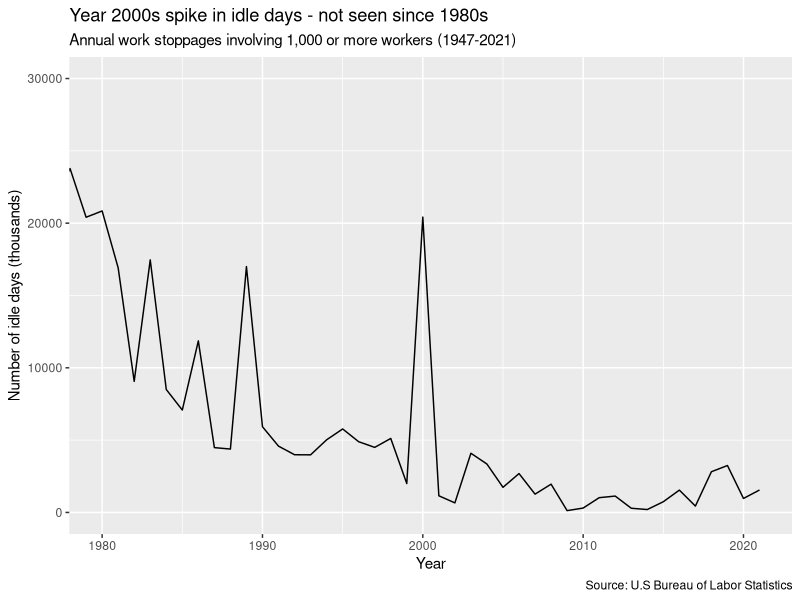
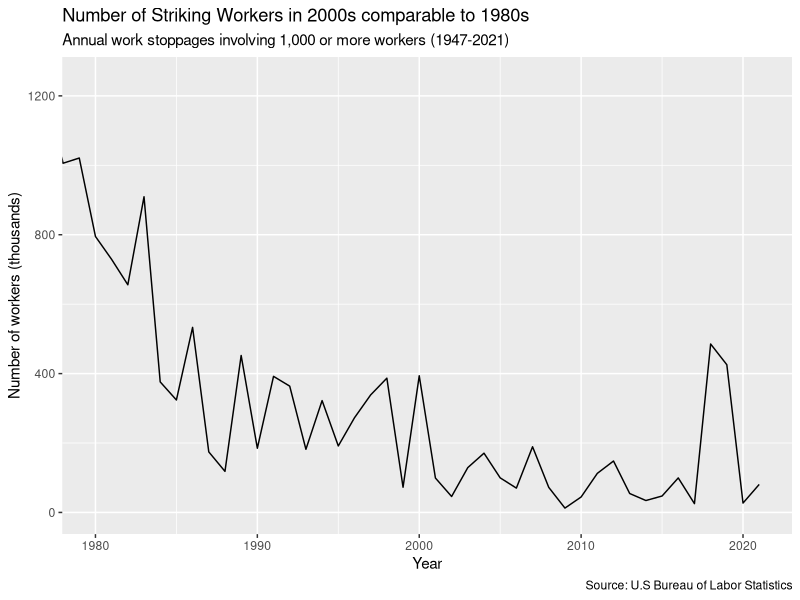

Recreate these plots in R, in order.
# annual listings data - OM 488

library(tidyverse)
library(readxl)

work_stoppages <- read_excel("data-analysis/annual-listing.xlsx", 
                             sheet = "data", na = "NA", skip = 1)

# x = year ; y = # of idle days (thousands)
# comments:
# MAJOR SPIKE IN IDLE DAYS IN YEAR 2000s
a <- ggplot(data = work_stoppages,
            mapping = aes(x = Year, y = `Days of idleness [2] - number (in thousands)`))

a <- a + geom_line()

# zoom-in ; emphasis on 1980s and spike in 2000s
a <- a + coord_cartesian(xlim = c(1980, NA), ylim = c(0, 30000))

# labeling
a <- a + labs(title = 'Year 2000s spike in idle days - not seen since 1980s', 
              caption = 'Source: U.S Bureau of Labor Statistics', 
              subtitle = 'Annual work stoppages involving 1,000 or more workers (1947-2021)', 
              y = 'Number of idle days (thousands)')

# x = year ; y = # of workers (thousands)
# comments:
# # of striking workers in 2000s less than 1980s - refer back to spike in IDLE DAYS
# SPIKE IN # OF WORKERS AROUND 2018-2019 - LAST SEEN IN LATE 1980s
b <- ggplot(data = work_stoppages,
            mapping = aes(x = Year, y = `Number of workers \r\n(in thousands) in the period [1] - beginning`))

b <- b + geom_line()

# zoom-in
b <- b + coord_cartesian(xlim = c(1980, NA), ylim = c(0, 1250))

# labeling
b <-  b + labs(title = 'Number of Striking Workers in 2000s comparable to 1980s', 
               caption = 'Source: U.S Bureau of Labor Statistics', 
               subtitle = 'Annual work stoppages involving 1,000 or more workers (1947-2021)', 
               y = 'Number of workers (thousands)')
